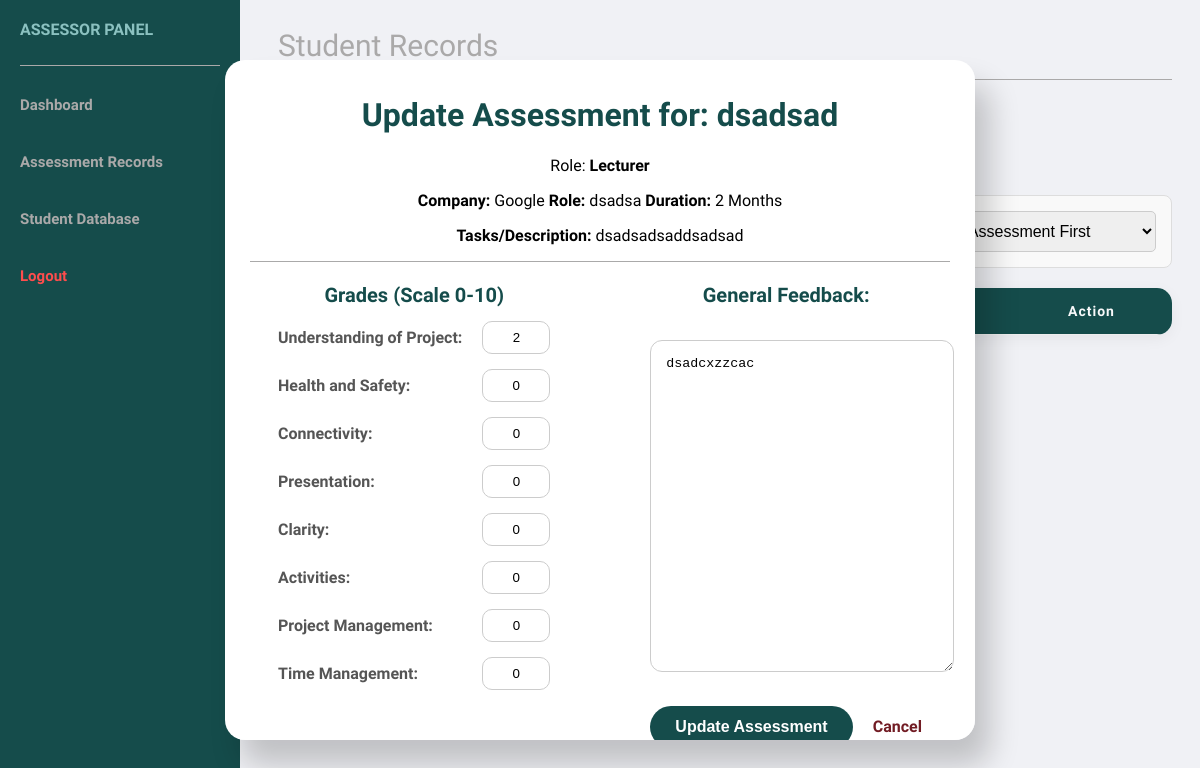
The page /AssessorDashboard/NewTest.php?id=17 (signed in) on the database its author committed.
### tables this page shows
CREATE TABLE `internship` (
  `InternshipID` int(11) NOT NULL,
  `StudentAccountID` int(11) NOT NULL,
  `CompanyINT` int(11) DEFAULT NULL,
  `Role` varchar(100) NOT NULL,
  `Months_duration` int(11) NOT NULL,
  `Description` varchar(200) DEFAULT NULL
);

CREATE TABLE `studentprofile` (
  `StudentProfileID` int(11) NOT NULL,
  `StudentAccountID` int(11) NOT NULL,
  `FirstName` varchar(100) NOT NULL,
  `LastName` varchar(100) NOT NULL,
  `ProgrammeCode` varchar(100) NOT NULL,
  `YearOfStudy` int(11) NOT NULL,
  `AssesorAccountIDLect` int(11) DEFAULT NULL,
  `AssesorAccountIDSuper` int(11) DEFAULT NULL
);

CREATE TABLE `companynamelist` (
  `CompanyInt` int(11) NOT NULL,
  `CompanyName` varchar(100) NOT NULL
);

CREATE TABLE `assessmentrecords` (
  `AssessmentCode` int(11) NOT NULL,
  `StudentID` int(11) NOT NULL,
  `AssesorType` enum('Lecturer','Supervisor') NOT NULL,
  `Feedback` varchar(300) DEFAULT NULL,
  `understand_project` float DEFAULT NULL,
  `health_and_safety` float DEFAULT NULL,
  `connectivity` float DEFAULT NULL,
  `presentation` float DEFAULT NULL,
  `clarity` float DEFAULT NULL,
  `activities` float DEFAULT NULL,
  `project_management` float DEFAULT NULL,
  `time_management` float DEFAULT NULL,
  `Internship_Score` int(11) DEFAULT NULL
);

### ExecutePStatement.php (called while the page is built, shortened)
<?php
function executePreparedStatement($sql, $params) {
    global $conn;
    $stmt = $conn->prepare($sql);
    if (!empty($params)) {
        $stmt->bind_param(str_repeat('s', count($params)), ...$params);
    }
    if (stripos($sql, "SELECT") === 0) {
        $stmt->execute();
        $result = $stmt->get_result();
    } else {
        $result = $stmt->execute();
    }
    return $result;
}
?>

### AssessorDashboard/NewTest.php (the view, shortened to what this page needs)
<?php
include '../Connection.php';
include '../ExecutePStatement.php';
$assessorType = $_SESSION['user_role'];
$sortOption = $_GET['sort'] ?? 'oldest';
$targetStudentID = isset($_GET['id']) ? $_GET['id'] : null;
$currentData = null;
$student = null;
$mode = isset($_GET['mode']) ? $_GET['mode'] : 'update';
if ($targetStudentID) {
    $sqlCurrent = "SELECT * FROM assessmentrecords WHERE StudentID = ? AND AssesorType = ?";
    $resCurrent = executePreparedStatement($sqlCurrent, [$targetStudentID, $assessorType]);
    $currentData = $resCurrent->fetch_assoc();
    $sqlStudent = "SELECT sp.FirstName, sp.LastName, i.Role, i.Months_duration, i.Description, c.CompanyName
                   FROM studentprofile sp
                   LEFT JOIN internship i ON sp.StudentAccountID = i.StudentAccountID
                   LEFT JOIN companynamelist c ON i.CompanyINT = c.CompanyInt
                   WHERE sp.StudentAccountID = ?";
    $ResultStudent = executePreparedStatement($sqlStudent, [$targetStudentID]);
    $student = $ResultStudent->fetch_assoc();
}
?>
<!DOCTYPE html>
<html lang="en">
<head>
    <link rel="stylesheet" href="../CssFiles/AssessorDashBoard.css">
    <link rel="stylesheet" href="../CssFiles/TableStyle.css">
    <link rel="stylesheet" href="https://cdnjs.cloudflare.com/ajax/libs/font-awesome/6.5.1/css/all.min.css">
</head>
<body>
    <nav>
        <p>ASSESSOR PANEL</p>
        <hr>
        <a href="../AssessorDashboard.php">Dashboard</a><br>
        <a href="StudentDatabaseAss.php">Assessment Records</a><br>
        <a href="#">Student Database</a><br>
        <a href="../Logout.php" style="color: #ff4d4d; font-weight: bold;" onclick="return confirm('Are you sure you want to logout?')">Logout</a>
    </nav>
    <div class="main">
        <div id="title">Student Records</div>
        <header>Manage Student Records</header>
        <a onclick="window.location.href='../AssessorDashboard.php'" class="back-link">&larr; Back to Dashboard</a>
        <div class="search-bar-container">
            <div>
                <label for="jsSearch">Search:</label>
            </div>
            <div>
                <label for="jsSort">Sort By:</label>
                <select id="jsSort" onchange="sortTable()">
                    <option value="oldest" <?php if($sortOption == 'oldest') echo 'selected'; ?>>Oldest Assessment First</option>
                </select>
            </div>
        </div>
        <table id="studentTable">
            <thead>
                <tr>
                    <th>Student ID</th>
                    <th>Name</th>
                    <th>Assessment Record</th>
                    <th>Internship Score</th>
                    <th>Action</th>
                </tr>
            </thead>
        </table>
        <div id="modal">
            <div id="modal-inner">
                <h1><?php echo (isset($_GET['mode']) && $_GET['mode'] == 'create') ? 'Create' : 'Update'; ?> Assessment for: <?php echo $student['FirstName'] ?? '' . " " . $student['LastName'] ?? ''; ?></h1>
                <p>Role: <strong><?php echo $assessorType; ?></strong></p>
                <p><strong>Company:</strong> <?php echo htmlspecialchars($student['CompanyName'] ?? 'N/A'); ?>
                <strong>Role:</strong> <?php echo htmlspecialchars($student['Role'] ?? 'N/A'); ?>
                <strong>Duration:</strong> <?php echo htmlspecialchars($student['Months_duration'] ?? '0'); ?> Months</p>
                <p><strong>Tasks/Description:</strong> <?php echo htmlspecialchars($student['Description'] ?? 'N/A'); ?></p>
                <hr>
                <form method="POST" action="StudentDatabaseAss.php?id=<?php echo htmlspecialchars($targetStudentID); ?>&mode=<?php echo htmlspecialchars($mode); ?>&sort=<?php echo urlencode($sortOption); ?>">
                    <div class="form-collection1">
                        <h1>Grades (Scale 0-10)</h1>
                        <div class="form-group">
                            <label>Understanding of Project:</label><br>
                            <input type="number" step="any" name="u_project" min="0" max="10" value="<?php echo $currentData ? $currentData['understand_project'] : '0'; ?>" required>
                        </div>
                        <div class="form-group">
                            <label>Health and Safety:</label><br>
                            <input type="number" step="any" name="h_safety" min="0" max="10" value="<?php echo $currentData ? $currentData['health_and_safety'] : '0'; ?>" required>
                        </div>
                        <div class="form-group">
                            <label>Connectivity:</label><br>
                            <input type="number" step="any" name="connectivity" min="0" max="10" value="<?php echo $currentData ? $currentData['connectivity'] : '0'; ?>" required>
                        </div>
                        <div class="form-group">
                            <label>Presentation:</label><br>
                            <input type="number" step="any" name="presentation" min="0" max="10" value="<?php echo $currentData ? $currentData['presentation'] : '0'; ?>" required>
                        </div>
                        <div class="form-group">
                            <label>Clarity:</label><br>
                            <input type="number" step="any" name="clarity" min="0" max="10" value="<?php echo $currentData ? $currentData['clarity'] : '0'; ?>" required>
                        </div>
                        <div class="form-group">
                            <label>Activities:</label><br>
                            <input type="number" step="any" name="activities" min="0" max="10" value="<?php echo $currentData ? $currentData['activities'] : '0'; ?>" required>
                        </div>
                        <div class="form-group">
                            <label>Project Management:</label><br>
                            <input type="number" step="any" name="p_manage" min="0" max="10" value="<?php echo $currentData ? $currentData['project_management'] : '0'; ?>" required>
                        </div>
                        <div class="form-group">
                            <label>Time Management:</label><br>
                            <input type="number" step="any" name="t_manage" min="0" max="10" value="<?php echo $currentData ? $currentData['time_management'] : '0'; ?>" required>
                        </div>
                    </div>
                    <div class="form-collection2">
                        <div class="form-group2">
                            <h1>General Feedback:</h1><br>
                            <textarea name="feedback" placeholder="Enter comments here..." required><?php echo $currentData ? $currentData['Feedback'] : ''; ?></textarea>
                        </div>
                        <div class="button-container">
                            <button type="submit" class="submit-btn"><?php echo (isset($_GET['mode']) && $_GET['mode'] == 'create') ? 'Create' : 'Update'; ?> Assessment</button>
                            <a href="StudentDatabaseAss.php?sort=<?php echo urlencode($sortOption); ?>" class="btn-cancel">Cancel</a>
                        </div>
                    </div>
                </form>
            </div>
        </div>
    </div>
</body>
</html>

### CssFiles/AssessorDashBoard.css (style rules this page uses)
body { font-family: "Bricolage Grotesque", sans-serif; padding: 20px; }
body { background-color: #f0f1f5 ; }
nav { height: 100%; width:200px; position: fixed; top:0; left:0; background-color: #154c4b; overflow-x: hidden; padding:20px; }
nav p { font-weight: bold; color: #8bc1c0 ; padding-bottom: 10px; margin-top: 0; }
nav hr { margin-bottom: 30px; border: 0; border-top: 1px solid #aaa9a9; margin-left: 0; }
nav a { text-decoration: none; font-size: 15px; color: #aaa9a9; display: block; transition: 0.3s; align-items: left; font-weight:bold; margin-bottom:20px }
.main { margin-left:250px; }
.main hr { color:#aaa9a9; }
#title { color: #aaa9a9; font-size:30px; padding-bottom:8px; }
header { font-size:50px; color:#154c4b; padding-top:10px; }

### CssFiles/TableStyle.css (style rules this page uses)
table { width: 100%; border-collapse: collapse; margin-top: 20px; background-color: white; border-radius: 15px; overflow: hidden; box-shadow: 0 4px 15px rgba(0,0,0,0.05); }
th, td { text-align: left; padding: 15px 20px; border-bottom: 1px solid #eee; }
tr { background-color: white; transition: all 0.3s ease; }
th { background-color: #154c4b; color: #f8f9fa ; font-size: 14px; letter-spacing: 1px; font-weight: 900; }

### AssessorDashboard/NewTest.php (style rules this page uses)
nav a { margin-bottom:20px; }
#title { color: #aaa9a9; font-size:30px; padding-bottom:8px; }
.main hr { border: 0; border-top: 1px solid #aaa9a9; }
header { font-size: 50px; color: #154c4b; }
.back-link { display: inline-block; margin-bottom: 20px; color: #154c4b; text-decoration: none; font-weight: bold; transition: color 0.3s; }
.search-bar-container { display: flex; justify-content: space-between; align-items: center; background-color: #f9f9f9; padding: 15px; border-radius: 8px; margin-bottom: 20px; border: 1px solid #ddd; }
.search-bar-container input, .search-bar-container select { padding: 10px; border: 1px solid #ccc; border-radius: 5px; font-size: 16px; }
#modal { opacity: 0; position: fixed; right:0; left:0; bottom: 60px; transition: all 0.3s ease-in-out; z-index: -1; display:flex; align-items: center; justify-content: center; }
#modal.open { opacity:1; z-index:999; }
#modal-inner { background-color: #FFFFFF; width: 700px; height: 650px; border-radius:20px; padding: 15px 25px; text-align: center; box-shadow: 15px 25px 30px rgba(0,0,0,0.2); overflow-y: auto; }
#modal-inner h1 { color: #154c4b; }
form { display: flex; justify-content:center; text-align:center; }
form h1 { color: #aaa9a9; font-size:20px; }
.form-collection1 { display:inline; margin-right:100px; }
form label { font-weight: bold; color: #555; }
.form-group { display: flex; justify-content: space-between; align-items: center; margin-bottom: 15px; }
.form-group input { margin-left:20px; border-radius:10px; width: 50px; padding: 8px; border: 1px solid #ccc; text-align: center; }
.form-collection2 textarea { width: 100%; height:300px; padding: 15px; border: 1px solid #ccc; border-radius: 12px; resize: vertical; }
.button-container { margin-top: 30px; display: flex; align-items: center; gap: 20px; }
.submit-btn { background-color: #154c4b; color: white; border: none; padding: 12px 25px; font-size: 16px; font-weight: bold; border-radius: 25px; cursor: pointer; transition: 0.3s; }
.btn-cancel { text-decoration: none; color: #721c24; font-weight: bold; font-size: 16px; }

### rows shown on the page
internship: studentprofile.FirstName "dsadsad", CompanyINT.CompanyName "Google", Role "dsadsa", Months_duration "2", Description "dsadsadsaddsadsad"
assessmentrecords: u_project "2", h_safety "0", connectivity "0", presentation "0", clarity "0", activities "0", p_manage "0", t_manage "0", feedback "dsadcxzzcac"

### other values the page prints
$assessorType "Lecturer"
